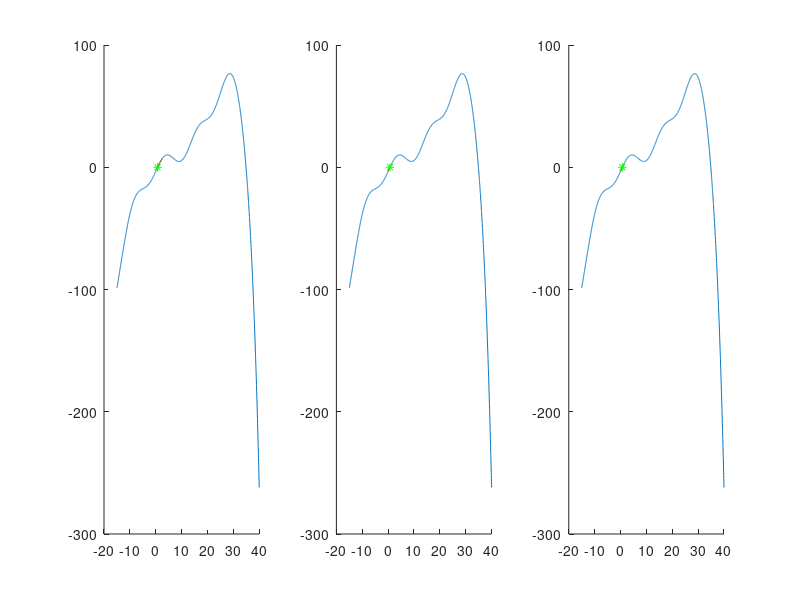

MATLAB code to generate this figure:
function firstmethods()

    % initial guesses for each root-finding method
    bisect_start = [0, 5, 2.5];       % [left, right, midpoint] for bisection
    newton_start = 0;                 % Initial guess for Newton-Raphson
    secant_start = [0;1];             % Two initial points for secant method
    
    % Definition of the nonlinear test function
    test_func01 = @(x) (x.^3)/100 - (x.^2)/8 + 2*x + 6*sin(x/2+6) -.7 - exp(x/6);
    
    % Derivative of the test function for use in Newton-Raphson method
    test_derivative01 = @(x) 3*(x.^2)/100 - 2*x/8 + 2 +(6/2)*cos(x/2+6) - exp(x/6)/6;
    
    % Newton-Raphson update function
    newton_func = @(x) x - test_func01(x)/test_derivative01(x);
    
    % Secant method update function using two previous points
    secant_func = @(xi, xj) (xj*test_func01(xi)-xi*test_func01(xj))/(test_func01(xi)-test_func01(xj));
    
    % Apply each root-finding method
    [bi_root, bisect_list] = bisect_root_find(bisect_start, test_func01);
    [new_root, newton_list] = newton_root_find(newton_start, newton_func, test_func01);
    [sec_root, secant_list] = secant_root_find(secant_start, secant_func, test_func01);

    % Evaluate function over a range for plotting
    t = linspace(-15, 40, 2000);
    ft = test_func01(t);
    
    % Plot bisection method results
    figure
    subplot(1, 3, 1)
    hold on
    plot(t, ft)                              % Plot the function
    ms = bisect_list(:, 3);                  % Extract midpoints from iterations
    fms = test_func01(ms);                   % Function values at midpoints
    plot(ms, fms)                            % Plot midpoints
    plot(bi_root, test_func01(bi_root), "g*")% Final root estimate
    hold off
    
    % Plot Newton-Raphson method results
    subplot(1, 3, 2)
    hold on
    plot(t, ft)
    x1s = newton_list;                       % Iterative x-values
    f1s = test_func01(x1s);                  % Corresponding function values
    plot(x1s, f1s)
    plot(new_root, test_func01(new_root), "g*")
    hold off
    
    % Plot secant method results
    subplot(1, 3, 3)
    hold on
    plot(t, ft)
    x2s = secant_list;
    f2s = test_func01(x2s);
    plot(x2s, f2s)
    plot(sec_root, test_func01(sec_root), "g*")
    hold off

end

% One iteration of the bisection method to narrow the interval
function [Lnew, Rnew, mx] = bisect_func(input, func)
    L = input(1);
    R = input(2);
    mx = (L+R)/2;                  % Midpoint
    mf = func(mx);                 % Function value at midpoint
    Lf = func(L);                  % Function value at left
    Rf = func(R);                  % Function value at right

    % Determine the subinterval where the sign change occurs
    if Lf > 0 && mf < 0
        Lnew = L;
        Rnew = mx;
    end
    if Lf < 0 && mf > 0
        Lnew = L;
        Rnew = mx;
    end
    if Rf > 0 && mf < 0
        Lnew = mx;
        Rnew = R;
    end
    if Rf < 0 && mf > 0
        Lnew = mx;
        Rnew = R;
    end

end

% Complete bisection method until convergence
function [root, bisect_list] = bisect_root_find(input, func)
    bisect_list = zeros(1,3);               % Preallocate matrix for [L, R, midpoint]
    bisect_list(1,:) = input;
    mx = bisect_list(1, 3);
    iter = 1;

    % Iterate until the function value at midpoint is sufficiently small
    while abs(func(mx)) > 0.000001
        [L, R, mx] = bisect_func(bisect_list(iter, :), func);
        iter = iter+1;
        bisect_list(iter,:) = [L, R, mx];
    end
    root = mx;                              % Return the root estimate
end

% Newton-Raphson method until convergence
function [root, newton_list] = newton_root_find(start, newton_func, func)
    newton_list = zeros(1,1);               % Preallocate array for iterations
    newton_list(1) = start;
    newton_list(2) = newton_func(newton_list(1));
    iter = 2;

    % Iterate until convergence based on function value
    while abs(func(newton_list(iter))) > 0.000001
        iter = iter + 1;
        newton_list(iter) = newton_func(newton_list(iter-1));
    end
    root = newton_list(end);                % Final root estimate
end

% Secant method until convergence
function [root, secant_list] = secant_root_find(start, secant_func, func)
    secant_list = zeros(1,2);               % Preallocate for two starting values
    secant_list(1:2) = start;
    secant_list(3) = secant_func(secant_list(2), secant_list(1));
    iter = 3;

    % Iterate until convergence based on function value
    while abs(func(secant_list(iter))) > 0.000001
        iter = iter + 1;
        secant_list(iter) = secant_func(secant_list(iter-1), secant_list(iter-2));
    end
    root = secant_list(end);                % Final root estimate
end
